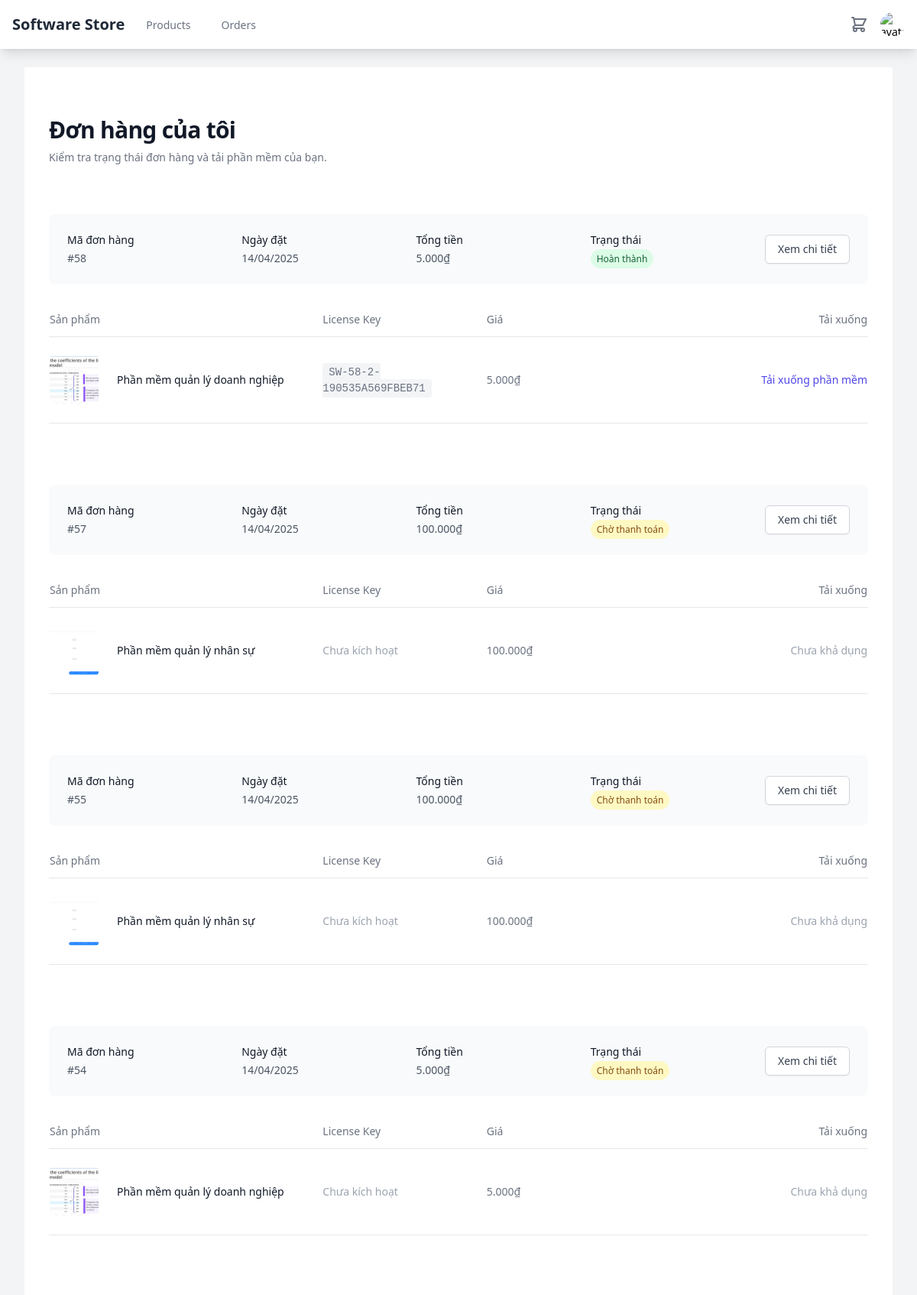
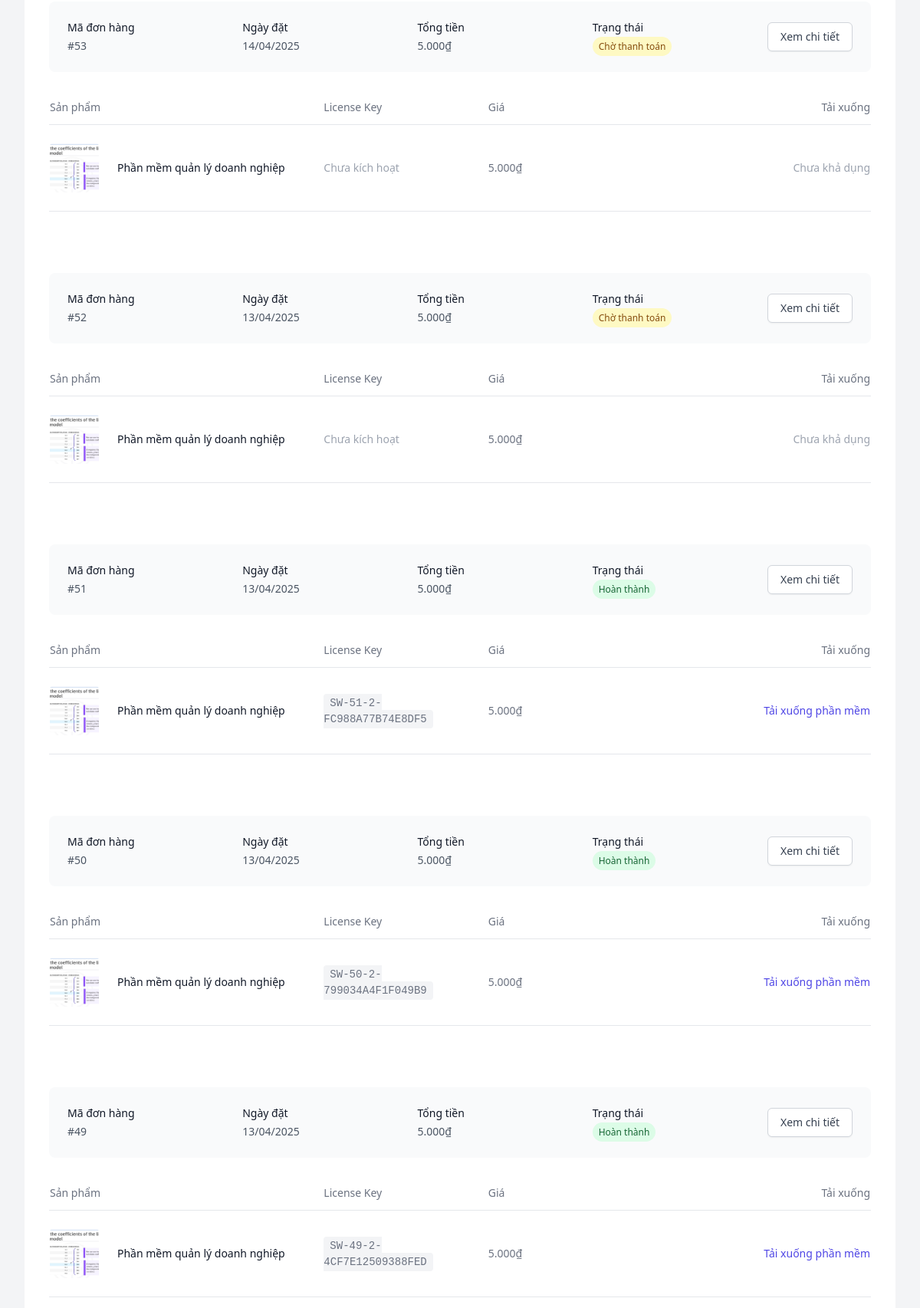
/orders/ (signed in, upper part), run on the app's committed database (2 pictures, top to bottom).
### orders/models.py (models this page shows, shortened)
class Order(models.Model):
    STATUS_CHOICES = (
        ('pending', _('Chờ thanh toán')),
        ('processing', _('Đang xử lý')),
        ('completed', _('Hoàn thành')),
        ('cancelled', _('Đã hủy')),
    )
    PAYMENT_STATUS_CHOICES = (
        ('pending', _('Chờ thanh toán')),
        ('processing', _('Đang xử lý')),
        ('completed', _('Hoàn thành')),
        ('failed', _('Thất bại')),
    )
    PAYMENT_METHOD_CHOICES = (
        ('sepay', 'SePay'),
        ('bank', _('Chuyển khoản ngân hàng')),
    )
    user = models.ForeignKey(User, on_delete=models.CASCADE, related_name='orders', db_index=True)
    status = models.CharField(_('Trạng thái'), max_length=20, choices=STATUS_CHOICES, default='pending', db_index=True)
    payment_status = models.CharField(_('Trạng thái thanh toán'), max_length=20, choices=PAYMENT_STATUS_CHOICES, default='pending')
    total_amount = models.DecimalField(_('Tổng tiền'), max_digits=10, decimal_places=2,
                                     validators=[MinValueValidator(Decimal('0.01'))])
    payment_method = models.CharField(_('Phương thức thanh toán'), max_length=20, choices=PAYMENT_METHOD_CHOICES, default='sepay')
    transaction_id = models.CharField(_('Mã giao dịch'), max_length=100, blank=True, null=True)
    transaction_reference = models.CharField(max_length=100, blank=True, null=True, help_text=_('Mã tham chiếu UUID cho giao dịch'))
    shipping_address = models.CharField(_('Địa chỉ giao hàng'), max_length=255, blank=True, null=True)
    shipping_phone = models.CharField(_('Số điện thoại giao hàng'), max_length=20, blank=True, null=True)
    shipping_email = models.EmailField(_('Email giao hàng'), blank=True, null=True)
    created_at = models.DateTimeField(_('Ngày tạo'), auto_now_add=True, db_index=True)
    updated_at = models.DateTimeField(_('Ngày cập nhật'), auto_now=True)
    completed_at = models.DateTimeField(_('Ngày hoàn thành'), null=True, blank=True)
    class Meta:
        verbose_name = _('đơn hàng')
        verbose_name_plural = _('đơn hàng')
        ordering = ['-created_at']
        indexes = [
            models.Index(fields=['user', 'status', 'created_at']),
        ]

class OrderItem(models.Model):
    order = models.ForeignKey(Order, on_delete=models.CASCADE, related_name='items')
    product = models.ForeignKey(Product, on_delete=models.CASCADE)
    quantity = models.PositiveIntegerField(_('Số lượng'), default=1,
                                         validators=[MinValueValidator(1)])
    price = models.DecimalField(_('Giá'), max_digits=10, decimal_places=2,
                              validators=[MinValueValidator(Decimal('0.01'))])
    license_key = models.CharField(_('License key'), max_length=100, blank=True, null=True)
    download_url = models.URLField(_('URL tải xuống'), blank=True)
    created_at = models.DateTimeField(_('Ngày tạo'), auto_now_add=True)
    updated_at = models.DateTimeField(_('Ngày cập nhật'), auto_now=True)
    class Meta:
        verbose_name = _('sản phẩm trong đơn hàng')
        verbose_name_plural = _('sản phẩm trong đơn hàng')
        indexes = [
            models.Index(fields=['order', 'product']),
        ]

### products/models.py (models this page shows, shortened)
class Product(models.Model):
    SOFTWARE_TYPES = (
        ('desktop', _('Desktop Application')),
        ('web', _('Web Application')),
        ('mobile', _('Mobile Application')),
        ('plugin', _('Plugin/Extension')),
        ('other', _('Other')),
    )
    LICENSE_TYPES = (
        ('single', _('Single User')),
        ('multi', _('Multi User')),
        ('enterprise', _('Enterprise')),
        ('subscription', _('Subscription')),
    )
    name = models.CharField(_('name'), max_length=200)
    slug = models.SlugField(unique=True)
    description = models.TextField(_('description'))
    category = models.ForeignKey(Category, on_delete=models.CASCADE, related_name='products')
    developer = models.ForeignKey(User, on_delete=models.CASCADE, related_name='developed_products')
    version = models.CharField(_('version'), max_length=50)
    software_type = models.CharField(_('software type'), max_length=20, choices=SOFTWARE_TYPES)
    license_type = models.CharField(_('license type'), max_length=20, choices=LICENSE_TYPES)
    supported_platforms = models.CharField(_('supported platforms'), max_length=200)
    system_requirements = models.TextField(_('system requirements'), blank=True)
    file_size = models.CharField(_('file size'), max_length=50)
    price = models.DecimalField(_('price'), max_digits=12, decimal_places=0, validators=[MinValueValidator(0)])
    is_active = models.BooleanField(_('is active'), default=True)
    is_featured = models.BooleanField(_('is featured'), default=False)
    download_count = models.PositiveIntegerField(_('download count'), default=0)
    thumbnail = models.ImageField(_('thumbnail'), upload_to='products/thumbnails/')
    file = models.FileField(_('product file'), upload_to='products/files/', blank=True, null=True)
    demo_url = models.URLField(_('demo URL'), blank=True, null=True)
    download_url = models.URLField(_('download URL'), blank=True, null=True)
    created_at = models.DateTimeField(auto_now_add=True)
    updated_at = models.DateTimeField(auto_now=True)
    release_date = models.DateField(_('release date'))
    class Meta:
        verbose_name = _('product')
        verbose_name_plural = _('products')
        ordering = ['-created_at']
    def thumbnail_tag(self):
        if self.thumbnail:
            return mark_safe(f'<img src="{self.thumbnail.url}" width="50" height="50" />')
        return ""
    thumbnail_tag.short_description = 'Thumbnail Preview'

### orders/views.py (the view)
# urls.py: path('', views.OrderListView.as_view(), name='list'),
class OrderListView(LoginRequiredMixin, ListView):
    model = Order
    template_name = 'orders/order_list.html'
    context_object_name = 'orders'
    paginate_by = 10
    def get_queryset(self):
        cache_key = f'user_orders_{self.request.user.id}'
        queryset = cache.get(cache_key)
        if queryset is None:
            queryset = Order.objects.filter(
                user=self.request.user
            ).select_related('user').prefetch_related('items', 'items__product').order_by('-created_at')
            cache.set(cache_key, queryset, 300)  # Cache 5 phút
        return queryset

### cart/context_processors.py (called while the page is built)
def cart_processor(request):
    cart_count = 0
    cart_total = 0
    if request.user.is_authenticated:
        try:
            cart = Cart.objects.filter(user=request.user).first()
            if cart:
                cart_count = cart.count
                cart_total = cart.total
        except Exception:
            pass
    return {
        'cart_count': cart_count,
        'cart_total': cart_total
    }

### cart/models.py (called while the page is built)
    @property
    def total(self):
        return sum(item.product.price for item in self.items.all())

    @property
    def count(self):
        return self.items.count()

### orders/context_processors.py (called while the page is built)
def cart_info(request):
    cart = request.session.get('cart', {})
    cart_count = sum(cart.values())  # Tổng số lượng sản phẩm trong giỏ
    return {
        'cart_count': cart_count
    }

### templates/orders/order_list.html (shortened to what this page needs)
{% extends 'base.html' %}
{% load i18n %}
{% load static %}
{% load currency_tags %}
{% block content %}
<div class="bg-white">
    <div class="max-w-7xl mx-auto py-16 px-4 sm:px-6 lg:pb-24 lg:px-8">
        <div class="max-w-xl">
            <h1 class="text-2xl font-extrabold tracking-tight text-gray-900 sm:text-3xl">{% trans "Đơn hàng của tôi" %}</h1>
            <p class="mt-2 text-sm text-gray-500">{% trans "Kiểm tra trạng thái đơn hàng và tải phần mềm của bạn." %}</p>
        </div>
        <div class="mt-16">
            {% if orders %}
                <div class="space-y-20">
                    {% for order in orders %}
                        <div>
                            <div class="bg-gray-50 rounded-lg py-6 px-4 sm:px-6 sm:flex sm:items-center sm:justify-between sm:space-x-6 lg:space-x-8">
                                <dl class="divide-y divide-gray-200 space-y-6 text-sm text-gray-600 flex-auto sm:divide-y-0 sm:space-y-0 sm:grid sm:grid-cols-4 sm:gap-x-6 lg:gap-x-8">
                                    <div class="flex justify-between sm:block">
                                        <dt class="font-medium text-gray-900">{% trans "Mã đơn hàng" %}</dt>
                                        <dd class="sm:mt-1">#{{ order.id }}</dd>
                                    </div>
                                    <div class="flex justify-between pt-6 sm:block sm:pt-0">
                                        <dt class="font-medium text-gray-900">{% trans "Ngày đặt" %}</dt>
                                        <dd class="sm:mt-1">{{ order.created_at|date:"d/m/Y" }}</dd>
                                    </div>
                                    <div class="flex justify-between pt-6 sm:block sm:pt-0">
                                        <dt class="font-medium text-gray-900">{% trans "Tổng tiền" %}</dt>
                                        <dd class="sm:mt-1">{{ order.total_amount|currency }}</dd>
                                    </div>
                                    <div class="flex justify-between pt-6 sm:block sm:pt-0">
                                        <dt class="font-medium text-gray-900">{% trans "Trạng thái" %}</dt>
                                        <dd class="sm:mt-1">
                                            {% if order.status == 'completed' %}
                                                <span class="px-2 py-1 text-green-800 text-xs font-medium bg-green-100 rounded-full">{% trans "Hoàn thành" %}</span>
                                            {% elif order.status == 'pending' %}
                                                <span class="px-2 py-1 text-yellow-800 text-xs font-medium bg-yellow-100 rounded-full">{% trans "Chờ thanh toán" %}</span>
                                            {% elif order.status == 'processing' %}
                                                <span class="px-2 py-1 text-blue-800 text-xs font-medium bg-blue-100 rounded-full">{% trans "Đang xử lý" %}</span>
                                            {% elif order.status == 'cancelled' %}
                                                <span class="px-2 py-1 text-red-800 text-xs font-medium bg-red-100 rounded-full">{% trans "Đã hủy" %}</span>
                                            {% else %}
                                                <span class="px-2 py-1 text-gray-800 text-xs font-medium bg-gray-100 rounded-full">{{ order.status }}</span>
                                            {% endif %}
                                        </dd>
                                    </div>
                                </dl>
                                <a href="{% url 'orders:detail' order.id %}" class="mt-6 flex items-center justify-center px-4 py-2 border border-gray-300 shadow-sm text-sm font-medium rounded-md text-gray-700 bg-white hover:bg-gray-50 sm:mt-0 sm:w-auto">
                                    {% trans "Xem chi tiết" %}<span class="sr-only">{% trans "đơn hàng" %} {{ order.id }}</span>
                                </a>
                            </div>
                            <table class="mt-4 w-full text-gray-500 sm:mt-6">
                                <thead class="sr-only text-sm text-gray-500 text-left sm:not-sr-only">
                                    <tr>
                                        <th scope="col" class="sm:w-2/5 lg:w-1/3 pr-8 py-3 font-normal">{% trans "Sản phẩm" %}</th>
                                        <th scope="col" class="hidden w-1/5 pr-8 py-3 font-normal sm:table-cell">{% trans "License Key" %}</th>
                                        <th scope="col" class="hidden pr-8 py-3 font-normal sm:table-cell">{% trans "Giá" %}</th>
                                        <th scope="col" class="w-0 py-3 font-normal text-right">{% trans "Tải xuống" %}</th>
                                    </tr>
                                </thead>
                                <tbody class="border-b border-gray-200 divide-y divide-gray-200 text-sm sm:border-t">
                                    {% for item in order.items.all %}
                                        <tr>
                                            <td class="py-6 pr-8">
                                                <div class="flex items-center">
                                                    <img src="{{ item.product.thumbnail.url }}" alt="{{ item.product.name }}" class="w-16 h-16 object-center object-cover rounded mr-6">
                                                    <div>
                                                        <div class="font-medium text-gray-900">{{ item.product.name }}</div>
                                                    </div>
                                                </div>
                                            </td>
                                            <td class="hidden py-6 pr-8 sm:table-cell">
                                                {% if item.license_key %}
                                                    <code class="text-sm bg-gray-100 px-2 py-1 rounded">{{ item.license_key }}</code>
                                                {% else %}
                                                    <span class="text-gray-400">{% trans "Chưa kích hoạt" %}</span>
                                                {% endif %}
                                            </td>
                                            <td class="hidden py-6 pr-8 sm:table-cell">{{ item.price|currency }}</td>
                                            <td class="py-6 font-medium text-right whitespace-nowrap">
                                                {% if order.status == 'completed' and item.download_url %}
                                                    <a href="{{ item.download_url }}" class="text-indigo-600 hover:text-indigo-500">
                                                        {% trans "Tải xuống" %}<span class="hidden lg:inline"> {% trans "phần mềm" %}</span>
                                                    </a>
                                                {% else %}
                                                    <span class="text-gray-400">{% trans "Chưa khả dụng" %}</span>
                                                {% endif %}
                                            </td>
                                        </tr>
                                    {% endfor %}
                                </tbody>
                            </table>
                        </div>
                    {% endfor %}
                </div>
            {% endif %}
        </div>
    </div>
</div>
{% endblock %}

### data on the page
Order: id "58", created_at "14/04/2025", total_amount "5.000₫"
OrderItem: product.thumbnail (picture), product.name "Phần mềm quản lý doanh nghiệp", license_key "SW-58-2-190535A569FBEB71", price "5.000₫"
Order: id "57", created_at "14/04/2025", total_amount "100.000₫"
OrderItem: product.thumbnail (picture), product.name "Phần mềm quản lý nhân sự", price "100.000₫"
Order: id "55", created_at "14/04/2025", total_amount "100.000₫"
OrderItem: product.thumbnail (picture), product.name "Phần mềm quản lý nhân sự", price "100.000₫"
Order: id "54", created_at "14/04/2025", total_amount "5.000₫"
OrderItem: product.thumbnail (picture), product.name "Phần mềm quản lý doanh nghiệp", price "5.000₫"
Order: id "53", created_at "14/04/2025", total_amount "5.000₫"
OrderItem: product.thumbnail (picture), product.name "Phần mềm quản lý doanh nghiệp", price "5.000₫"
Order: id "52", created_at "13/04/2025", total_amount "5.000₫"
OrderItem: product.thumbnail (picture), product.name "Phần mềm quản lý doanh nghiệp", price "5.000₫"
Order: id "51", created_at "13/04/2025", total_amount "5.000₫"
OrderItem: product.thumbnail (picture), product.name "Phần mềm quản lý doanh nghiệp", license_key "SW-51-2-FC988A77B74E8DF5", price "5.000₫"
Order: id "50", created_at "13/04/2025", total_amount "5.000₫"
OrderItem: product.thumbnail (picture), product.name "Phần mềm quản lý doanh nghiệp", license_key "SW-50-2-799034A4F1F049B9", price "5.000₫"
Order: id "49", created_at "13/04/2025", total_amount "5.000₫"
OrderItem: product.thumbnail (picture), product.name "Phần mềm quản lý doanh nghiệp", license_key "SW-49-2-4CF7E12509388FED", price "5.000₫"
